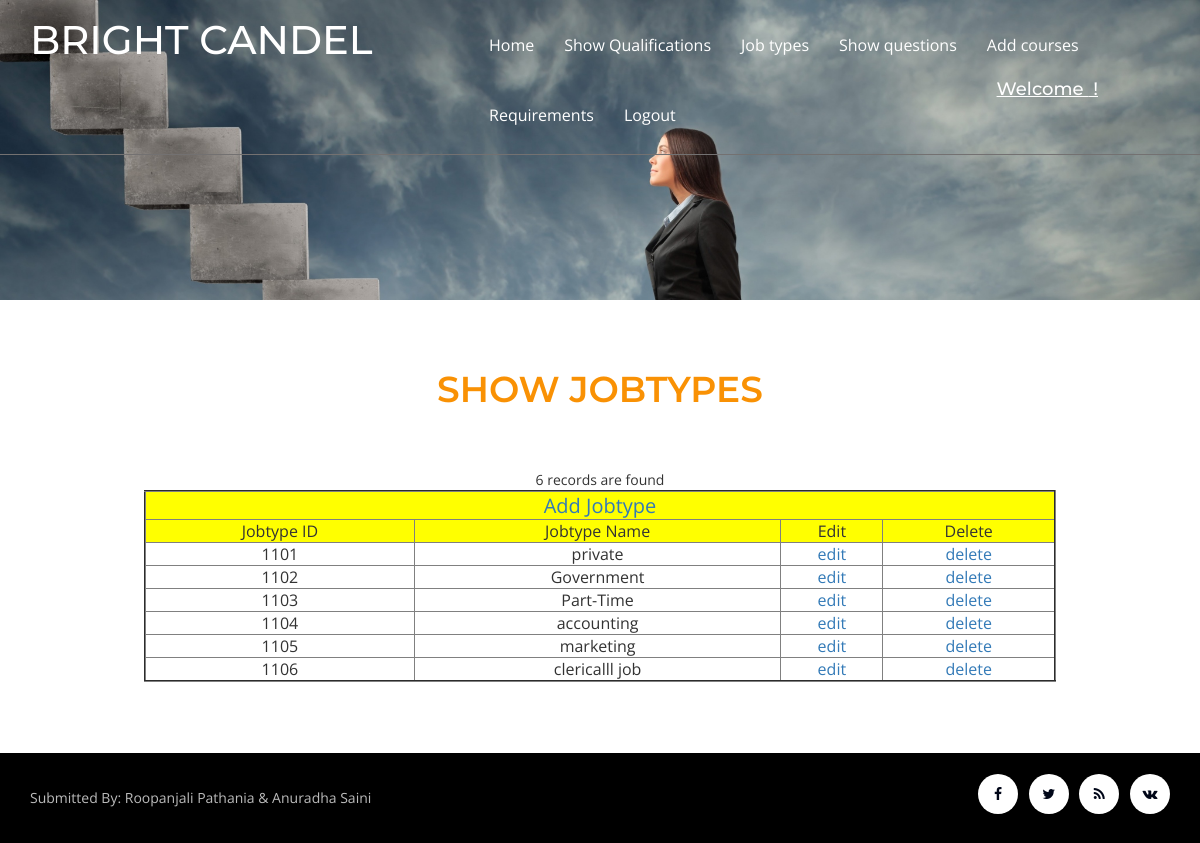
Page /showjobtypes.php on the committed database.
### tables this page shows
CREATE TABLE IF NOT EXISTS `jobtypes` (
  `jid` int(11) NOT NULL,
  `jname` varchar(20) NOT NULL
);

### showjobtypes.php (the view, shortened to what this page needs)
<html>
<head>
	<?php	require_once("headincludes.php");?>
	<?php
					$query="select max(jid) as jid from jobtypes";
					$rows=mysql_query($query);
					$records=mysql_fetch_array($rows);
					extract($records);
					$jid++;
					?>
</head>
<body>
	<div class="w3l-banner1">
		<?php	require_once("adminheader.php");?>
	</div>
	<div class="agileits-con">
		<div class="contact-w3-agileits">
			<div class="container">
				<h2 class="w3ls_head">Show Jobtypes</h2>
						<?php
					$query="select*from jobtypes";
					$data=mysql_query($query);
					$num=mysql_num_rows($data);
					if($num==0)
					{
						echo "records are not found";
					}
					else
					{
					echo"<center>";
					echo"$num records are found";
					echo"<center>";
					echo"<table border='2'width='80%'>
						<tr 	style='background-color:yellow; font-size:20px;text-align:center;'>
						<td colspan='4'><a href='jobtype.php'>Add Jobtype</a></td></tr>
						<tr style='background-color:yellow; text-align:center;'>
						<td>Jobtype ID</td>
						<td>Jobtype Name</td>
						<td>Edit</td>
						<td>Delete</td>
						</tr>";
						while($row=mysql_fetch_array($data))
							{
								extract($row);
								echo"<tr	style='text-align:center;'>";
								echo"<td>$jid</td>";
								echo"<td>$jname</td>";
								echo"<td><a href='editjobtypes.php?jid=$jid'/>edit</a></td>";
								echo"<td><a href='deletejobtypes.php?jid=$jid'/>delete</a></td>";
								echo"</tr>";
							}
							echo"</table></center>";
			}
		?>
					</div>
			</div>
		</div>
	<?php require_once("uafooter.php");?>
</body>
</html>

### css/style.css (style rules this page uses)
body { padding: 0; margin: 0; background: #FFF; font-family: 'Open Sans', sans-serif; }
body a { transition: 0.5s all; -webkit-transition: 0.5s all; -moz-transition: 0.5s all; -o-transition: 0.5s all; -ms-transition: 0.5s all; text-decoration: none; }
h1, h2, h3, h4, h5, h6 { margin: 0; padding: 0; font-family: 'Montserrat', sans-serif; }
.w3l-banner1 { background: url(../images/banner2.jpg) no-repeat 0px 0px; background-size: cover; -webkit-background-size: cover; -moz-background-size: cover; -o-background-size: cover; -ms-background-size: cover; min-height: 300px; min-width: 100px; }
.agileits-gal, .agileits-abt, .agileits-ser, .agileits-con, .typo, .w3_wthree_agileits_icons { padding: 5em 0; }
.w3ls_head { text-align: center; color: #f99104; font-size: 36px; font-weight: 600; text-transform: uppercase; margin-bottom: 60px; }
.contact-w3-agileits { padding-top: 0px; }

### rows in the picture
jobtypes: jid "1101", jname "private"
jobtypes: jid "1102", jname "Government"
jobtypes: jid "1103", jname "Part-Time"
jobtypes: jid "1104", jname "accounting"
jobtypes: jid "1105", jname "marketing"
jobtypes: jid "1106", jname "clericalll job"

### other values in the picture
$num "6"
